Frame 1 (no input): blank canvas, image omitted
Frame 60 (the mouse pressed at the canvas centre just before this capture): blank canvas, image omitted
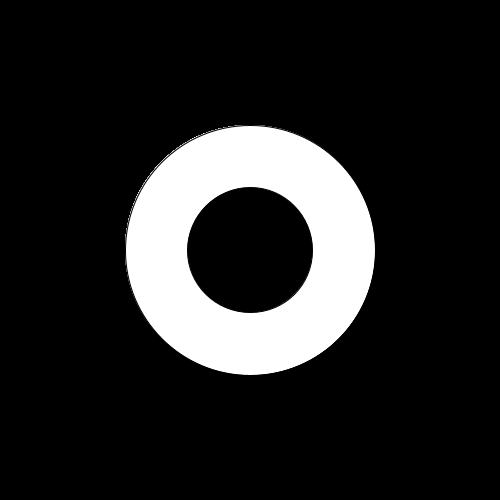
Frame 120 (the mouse held since frame 60 and released just before this capture)

The Processing sketch whose frames 1 and 60 were blank and that drew this single picture after the mouse press (run headless with seeded random() and noise(); from frame 60 on, the mouse is pressed at the canvas centre):

// Processing sketch: processing_174953
// ── processing_174953.pde

void setup(){
  size(500,500);
  background(0);
}

float value1 = 255;
float value2 = 255;
float value3 = 255;
float value4 = 0;
float value5 = 0;
float value6 = 0;


 void draw(){
   fill(value1, value2, value3);
   ellipse (pmouseX, pmouseY, pmouseX, pmouseY);
   fill(value4,value5,value6);
  ellipse (pmouseX, pmouseY, pmouseX-125, pmouseY-125);
}
void keyPressed() {
  if (key == 'a' || key == 'A') {
    value1 = random(255);
    value2 = random(255);
    value3 = random(255);
    value5 = random(255);
    value4 = random(255);
    value6 = random(255);
  } else {
    value1 = 0;
    value2 = value1;
    value3 = value2;
    value5 = 255;
    value6 = 255;
    value4 = 255;
  }
  
}
  
